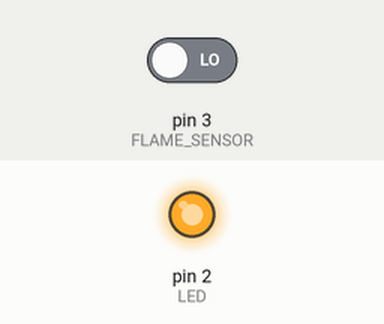
The sketch below on a simulated Arduino Uno, built with avr-gcc and run on an emulated ATmega328P. Shown: output pins drawn as LEDs (lit = HIGH). Inputs (shaded band) come from the test bench; at power-on: pin 3 (FLAME_SENSOR) LOW.

Above: at 1.2 s.
1.3 s: pin 3 (FLAME_SENSOR) driven HIGH
At 2.1 s:
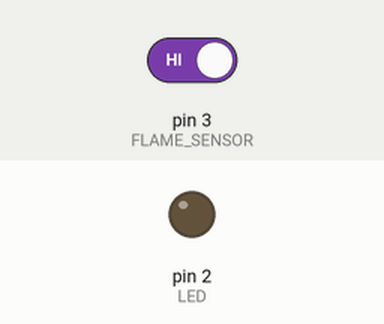
2.8 s: pin 3 (FLAME_SENSOR) driven LOW
At 3.2 s:
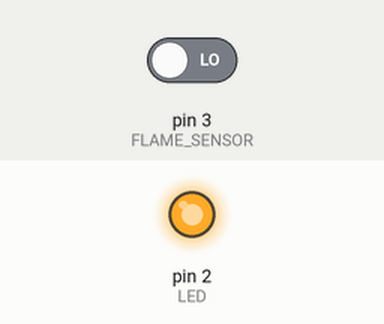
Timing chart, 0 to 5.8 s (numbered marks = the images above; inputs shaded):
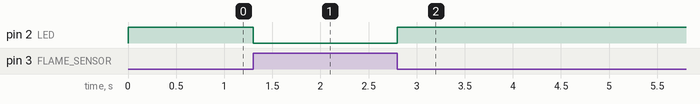

The sketch:

Flame_Sensor.ino
```cpp
/****************************************************************************/
//	Function: When the sensor detects the flame, the the LED will be turned on.
//	Hardware: Grove - Flame Sensor, Grove - LED
//	Arduino IDE: Arduino-1.0
//	Author:	 Frankie.Chu
//	Date: 	 Feb 18,2013
//	Version: v1.0
//	by www.seeedstudio.com
//
//  This library is free software; you can redistribute it and/or
//  modify it under the terms of the GNU Lesser General Public
//  License as published by the Free Software Foundation; either
//  version 2.1 of the License, or (at your option) any later version.
//
//  This library is distributed in the hope that it will be useful,
//  but WITHOUT ANY WARRANTY; without even the implied warranty of
//  MERCHANTABILITY or FITNESS FOR A PARTICULAR PURPOSE.  See the GNU
//  Lesser General Public License for more details.
//
//  You should have received a copy of the GNU Lesser General Public
//  License along with this library; if not, write to the Free Software
//  Foundation, Inc., 51 Franklin St, Fifth Floor, Boston, MA 02110-1301 USA
//
/******************************************************************************/

#define FLAME_SENSOR 3 //connect FLAME_SENSOR to digital pin3
#define LED 2//connect Grove - LED to pin2

void setup()
{
	pinsInit();
}
void loop()
{
  if(isFlameDetected())
  	turnOnLED();
  else turnOffLED();
}
/********************************/
void pinsInit()
{
	pinMode(FLAME_SENSOR, INPUT);
	pinMode(LED,OUTPUT);
	digitalWrite(LED,LOW);
}
void turnOnLED()
{
	digitalWrite(LED,HIGH);
}
void turnOffLED()
{
	digitalWrite(LED,LOW);
}
boolean isFlameDetected()
{
	if(digitalRead(FLAME_SENSOR))
		return false;
	else return true;
}
```

Measured:
- after the input at 1.3 s, pin 2 (LED): HIGH → LOW at once
- after the input at 2.8 s, pin 2 (LED): LOW → HIGH at once
